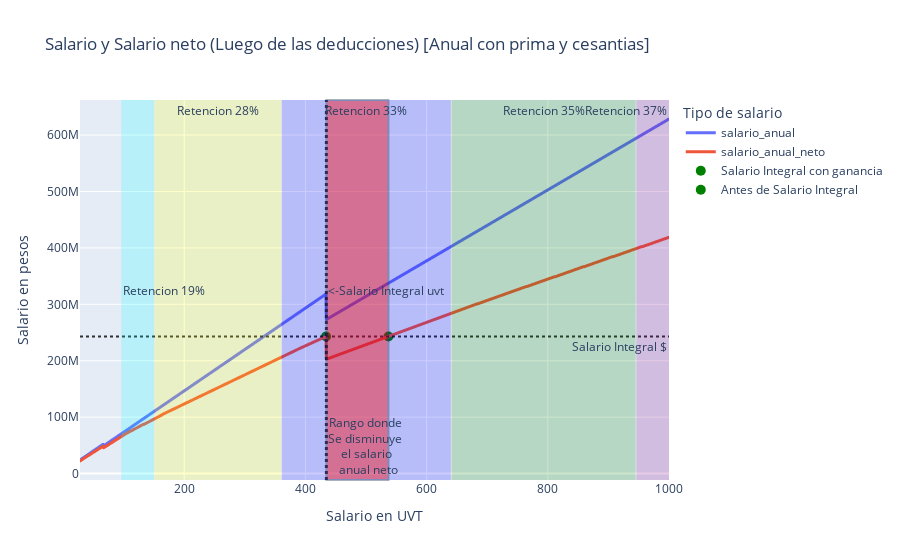

The code cell stored with this chart in its notebook:
### Code cell
import plotly.graph_objects as go

# grafiar salario_pesos, salario_neto vs n_uvt en plotly
fig = px.line(
    salario_col,
    x="n_uvt",
    y=["salario_anual", "salario_anual_neto"],
    title="Salario y Salario neto (Luego de las deducciones) [Anual con prima y cesantias]",
    labels={
        "n_uvt": "Salario en UVT",
        "value": "Salario en pesos",
        "variable": "Tipo de salario",
    },
)

fig.update_traces(line=dict(width=3))

# linea horizontal en salario integral alpha=0.5
fig.add_hline(
    y=salario_integral_anual_neto,
    line_width=2,
    line_dash="dot",
    line_color="black",
    opacity=0.8,
    annotation_text="Salario Integral $",
    annotation_position="bottom right",
)

# linea vertical en salario integral
fig.add_vline(
    x=salario_inte_uvt,
    line_width=3,
    line_dash="dot",
    line_color="black",
    opacity=0.8,
    annotation_text="<-Salario Integral uvt",
    annotation_position="right",
)

# area entre n_uvt = 96 y n_uvt = 150
fig.add_vrect(
    x0=96,
    x1=150,
    line_width=0,
    fillcolor="cyan",
    opacity=0.2,
    annotation_text="Retencion 19%",
    annotation_position="left",
)

# area entre n_uvt = 151 y n_uvt = 360
fig.add_vrect(
    x0=151,
    x1=360,
    line_width=0,
    fillcolor="yellow",
    opacity=0.2,
    annotation_text="Retencion 28%",
    annotation_position="top",
)
# area entre n_uvt = 361 y n_uvt = 640
fig.add_vrect(
    x0=361,
    x1=640,
    line_width=0,
    fillcolor="blue",
    opacity=0.2,
    annotation_text="Retencion 33%",
    annotation_position="top",
)
# area entre n_uvt = 641 y n_uvt = 945
fig.add_vrect(
    x0=641,
    x1=945,
    line_width=0,
    fillcolor="green",
    opacity=0.2,
    annotation_text="Retencion 35%",
    annotation_position="top",
)
# area entre n_uvt = 946 y n_uvt = 1000
fig.add_vrect(
    x0=946,
    x1=1000,
    line_width=0,
    fillcolor="purple",
    opacity=0.2,
    annotation_text="Retencion 37%",
)
# rectangulo entre n_uvt = salario_inte_uvt y n_uvt= n_uvt_nivel
fig.add_vrect(
    x0=salario_inte_uvt,
    x1=n_uvt_nivel,
    line_width=2,
    fillcolor="red",
    opacity=0.4,
    annotation_text="Rango donde <br>Se disminuye <br>el salario<br> anual neto",
    annotation_position="bottom left",
)

fig.add_trace(
    go.Scatter(
        x=[n_uvt_nivel],
        y=[salario_integral_anual_neto],
        mode="markers",
        marker=dict(size=10, color="Green"),
        name="Salario Integral con ganancia",
    )
)

fig.add_trace(
    go.Scatter(
        x=[int(salario_inte_uvt)],
        y=[salario_integral_anual_neto],
        mode="markers",
        marker=dict(size=10, color="Green"),
        name="Antes de Salario Integral",
    )
)


fig.show()

### Figure 1 — Plotly figure (JSON) as saved in the notebook; plotly's stock layout.template omitted (floating-point values rounded to 4 significant figures; data arrays with more than 128 entries replaced by an {"elided": "..."} marker saying what was removed)
{"data": [{"hovertemplate": "Tipo de salario=salario_anual<br>Salario en UVT=%{x}<br>Salario en pesos=%{y}<extra></extra>", "legendgroup": "salario_anual", "line": {"color": "#636efa", "dash": "solid", "width": 3}, "marker": {"symbol": "circle"}, "mode": "lines", "name": "salario_anual", "showlegend": true, "type": "scattergl", "x": {"elided": "975 float values"}, "xaxis": "x", "y": {"elided": "975 float values"}, "yaxis": "y"}, {"hovertemplate": "Tipo de salario=salario_anual_neto<br>Salario en UVT=%{x}<br>Salario en pesos=%{y}<extra></extra>", "legendgroup": "salario_anual_neto", "line": {"color": "#EF553B", "dash": "solid", "width": 3}, "marker": {"symbol": "circle"}, "mode": "lines", "name": "salario_anual_neto", "showlegend": true, "type": "scattergl", "x": {"elided": "975 float values"}, "xaxis": "x", "y": {"elided": "975 float values"}, "yaxis": "y"}, {"marker": {"color": "Green", "size": 10}, "mode": "markers", "name": "Salario Integral con ganancia", "type": "scatter", "x": [537], "y": [243100000.0]}, {"marker": {"color": "Green", "size": 10}, "mode": "markers", "name": "Antes de Salario Integral", "type": "scatter", "x": [434], "y": [243100000.0]}], "layout": {"annotations": [{"showarrow": false, "text": "Salario Integral $", "x": 1, "xanchor": "right", "xref": "x domain", "y": 243100000.0, "yanchor": "top", "yref": "y"}, {"showarrow": false, "text": "<-Salario Integral uvt", "x": 434.6, "xanchor": "left", "xref": "x", "y": 0.5, "yanchor": "middle", "yref": "y domain"}, {"showarrow": false, "text": "Retencion 19%", "x": 96, "xanchor": "left", "xref": "x", "y": 0.5, "yanchor": "middle", "yref": "y domain"}, {"showarrow": false, "text": "Retencion 28%", "x": 255.5, "xanchor": "center", "xref": "x", "y": 1, "yanchor": "top", "yref": "y domain"}, {"showarrow": false, "text": "Retencion 33%", "x": 500.5, "xanchor": "center", "xref": "x", "y": 1, "yanchor": "top", "yref": "y domain"}, {"showarrow": false, "text": "Retencion 35%", "x": 793, "xanchor": "center", "xref": "x", "y": 1, "yanchor": "top", "yref": "y domain"}, {"showarrow": false, "text": "Retencion 37%", "x": 1000, "xanchor": "right", "xref": "x", "y": 1, "yanchor": "top", "yref": "y domain"}, {"showarrow": false, "text": "Rango donde <br>Se disminuye <br>el salario<br> anual neto", "x": 434.6, "xanchor": "left", "xref": "x", "y": 0, "yanchor": "bottom", "yref": "y domain"}], "legend": {"title": {"text": "Tipo de salario"}, "tracegroupgap": 0}, "shapes": [{"line": {"color": "black", "dash": "dot", "width": 2}, "opacity": 0.8, "type": "line", "x0": 0, "x1": 1, "xref": "x domain", "y0": 243100000.0, "y1": 243100000.0, "yref": "y"}, {"line": {"color": "black", "dash": "dot", "width": 3}, "opacity": 0.8, "type": "line", "x0": 434.6, "x1": 434.6, "xref": "x", "y0": 0, "y1": 1, "yref": "y domain"}, {"fillcolor": "cyan", "line": {"width": 0}, "opacity": 0.2, "type": "rect", "x0": 96, "x1": 150, "xref": "x", "y0": 0, "y1": 1, "yref": "y domain"}, {"fillcolor": "yellow", "line": {"width": 0}, "opacity": 0.2, "type": "rect", "x0": 151, "x1": 360, "xref": "x", "y0": 0, "y1": 1, "yref": "y domain"}, {"fillcolor": "blue", "line": {"width": 0}, "opacity": 0.2, "type": "rect", "x0": 361, "x1": 640, "xref": "x", "y0": 0, "y1": 1, "yref": "y domain"}, {"fillcolor": "green", "line": {"width": 0}, "opacity": 0.2, "type": "rect", "x0": 641, "x1": 945, "xref": "x", "y0": 0, "y1": 1, "yref": "y domain"}, {"fillcolor": "purple", "line": {"width": 0}, "opacity": 0.2, "type": "rect", "x0": 946, "x1": 1000, "xref": "x", "y0": 0, "y1": 1, "yref": "y domain"}, {"fillcolor": "red", "line": {"width": 2}, "opacity": 0.4, "type": "rect", "x0": 434.6, "x1": 537, "xref": "x", "y0": 0, "y1": 1, "yref": "y domain"}], "title": {"text": "Salario y Salario neto (Luego de las deducciones) [Anual con prima y cesantias]"}, "xaxis": {"anchor": "y", "domain": [0, 1], "title": {"text": "Salario en UVT"}}, "yaxis": {"anchor": "x", "domain": [0, 1], "title": {"text": "Salario en pesos"}}}}
